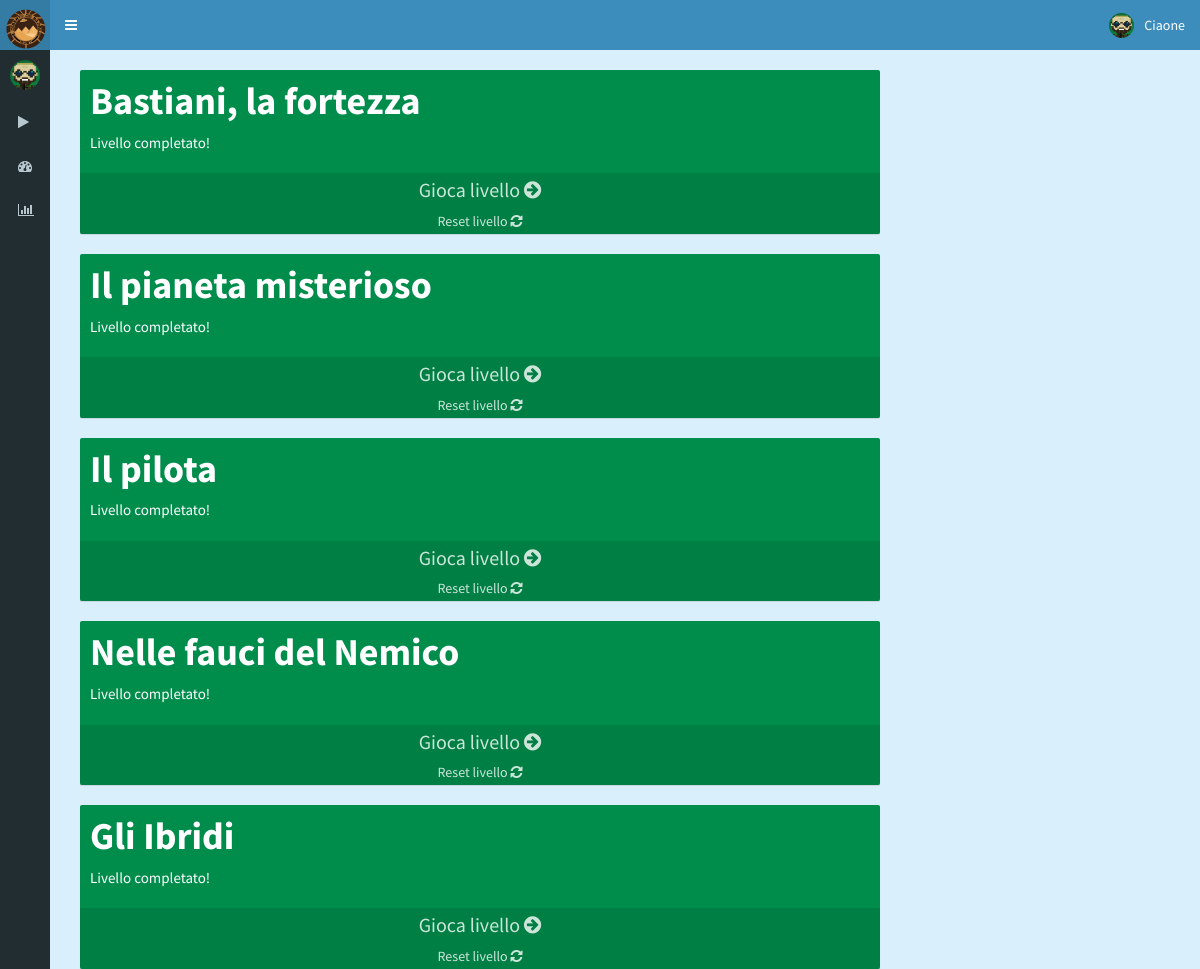
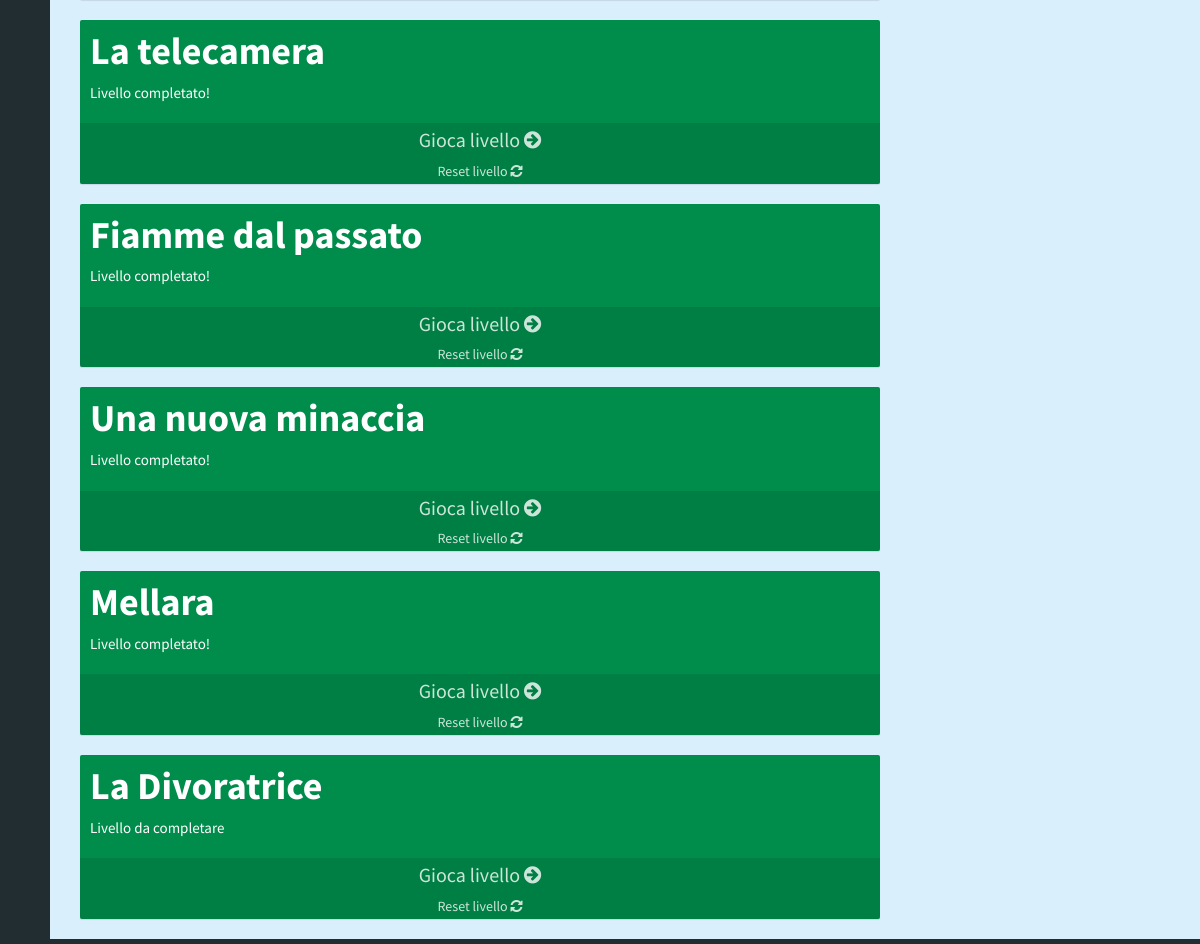
Page /SITO-PHP/dashboard.php (signed in) on the committed database (2 pictures, top to bottom).
### tables this page shows
CREATE TABLE IF NOT EXISTS `utente` (
  `email` varchar(250) NOT NULL,
  `password` varchar(250) NOT NULL,
  `tutorial` int(11) NOT NULL DEFAULT '0',
  `alias` varchar(100) NOT NULL
);

CREATE TABLE IF NOT EXISTS `livello` (
  `idlivello` int(11) NOT NULL,
  `numero` int(11) NOT NULL,
  `nome` varchar(250) NOT NULL,
  `json` text NOT NULL
);

### SITO-PHP/php/management/management_utente.php (called while the page is built, shortened)
<?php
function selectFrom_UTENTE_By_email($connection,$value){
	 $query="SELECT email, password, tutorial, alias FROM utente WHERE email=?";
 	$fields = [];
	if ($stmt = $connection->prepare($query)) {
		$stmt->bind_param( "s",$value);
		$stmt->execute();
		$stmt->bind_result($email, $password, $tutorial, $alias);
		while ($stmt->fetch()) {
			$fields["email"] = $email;
			$fields["password"] = $password;
			$fields["tutorial"] = $tutorial;
			$fields["alias"] = $alias;
		}
	}
	return $fields;
}
?>

### SITO-PHP/php/management/management_livello_eseguito.php (called while the page is built, shortened)
<?php
function selectFrom_LIVELLO_ESEGUITO_By_email($connection,$value){
	 $query="SELECT email, idlivello, file_virtuali_aggiornati, ondate, punteggio, missili_abbattuti, minacce_abbattute, missili_lanciati, missili_rimasti, torrette_salvate, morti FROM livello_eseguito WHERE email=?";
 	$fields = [];
	if ($stmt = $connection->prepare($query)) {
		$stmt->bind_param( "s",$value);
		$stmt->execute();
		$stmt->bind_result($email, $idlivello, $file_virtuali_aggiornati, $ondate, $punteggio, $missili_abbattuti, $minacce_abbattute, $missili_lanciati, $missili_rimasti, $torrette_salvate, $morti);
		$i = 0;
		while ($stmt->fetch()) {
			$fields[$i]["email"] = $email;
			$fields[$i]["idlivello"] = $idlivello;
			$fields[$i]["file_virtuali_aggiornati"] = $file_virtuali_aggiornati;
			$fields[$i]["ondate"] = $ondate;
			$fields[$i]["punteggio"] = $punteggio;
			$fields[$i]["missili_abbattuti"] = $missili_abbattuti;
			$fields[$i]["minacce_abbattute"] = $minacce_abbattute;
			$fields[$i]["missili_lanciati"] = $missili_lanciati;
			$fields[$i]["missili_rimasti"] = $missili_rimasti;
			$fields[$i]["torrette_salvate"] = $torrette_salvate;
			$fields[$i]["morti"] = $morti;
			$i = $i + 1;
		}
	}
	return $fields;
}
?>

### SITO-PHP/php/management/management_livello.php (called while the page is built, shortened)
<?php
function selectAllFrom_LIVELLO($connection){
	 $query="SELECT idlivello, numero, nome, json FROM livello ";
 	$fields = [];
	if ($stmt = $connection->prepare($query)) {
		$stmt->execute();
		$stmt->bind_result($idlivello, $numero, $nome, $json);
		$i = 0;
		while ($stmt->fetch()) {
			$fields[$i]["idlivello"] = $idlivello;
			$fields[$i]["numero"] = $numero;
			$fields[$i]["nome"] = $nome;
			$fields[$i]["json"] = $json;
			$i = $i + 1;
		}
	}
	return $fields;
}
?>

### SITO-PHP/dashboard.php (the view, shortened to what this page needs)
<!DOCTYPE html>
<html lang="en">
  <head>
    <link href="assets/css/bootstrap.min.css" rel="stylesheet">
    <link rel="stylesheet" href="https://cdnjs.cloudflare.com/ajax/libs/font-awesome/4.5.0/css/font-awesome.min.css">
    <link rel="stylesheet" href="https://cdnjs.cloudflare.com/ajax/libs/ionicons/2.0.1/css/ionicons.min.css">
    <link href="assets/css/ie10-viewport-bug-workaround.css" rel="stylesheet">
    <link rel="stylesheet" href="assets/css/AdminLTE.css">
    <link rel="stylesheet" href="assets/css/skins/skin-blue.css">
    <link rel="stylesheet" href="assets/datatables/dataTables.bootstrap.css">
    <link href="assets/css/style.css" rel="stylesheet">
  </head>
  <body class="hold-transition skin-blue sidebar-mini sidebar-collapse">
  <?php
    require "php/config.php";
    require "php/generic.php";
    require "php/management/management_livello_eseguito.php";
    require "php/management/management_livello.php";
    require "php/management/management_utente.php";
    $connection = connect($DB_HOST, $DB_USER, $DB_PASS, $DB_NAME, false);
    $informazioniLivelliEseguiti = selectFrom_LIVELLO_ESEGUITO_By_email($connection, $_SESSION["email"]);
    $informazioniLivelliEsistenti = selectAllFrom_LIVELLO($connection);
  ?>
  <div class="wrapper">
    <header class="main-header">
    <a href="#" class="logo">
      <span class="logo-mini">
        <img src="assets/img/DesertoBarbari.png">
      </span>
    </a>
    <nav class="navbar navbar-static-top">
      <a href="#" class="sidebar-toggle" data-toggle="offcanvas" role="button">
      </a>
      <div class="navbar-custom-menu">
        <ul class="nav navbar-nav">
          <li class="dropdown user user-menu">
            <a href="#" class="dropdown-toggle" data-toggle="dropdown">
              <img src="assets/img/avatar/Simeoni.png" class="user-image" alt="User Image">
              <span class="hidden-xs">
              <?php
                if(isset($_SESSION["email"])){
                  $utente = selectFrom_UTENTE_By_email($connection, $_SESSION["email"]);
                  echo $utente["alias"];
                }
              ?>
              </span>
            </a>
          </li>
        </ul>
      </div>
    </nav>
  </header>
  <aside class="main-sidebar">
    <section class="sidebar">
      <div class="user-panel">
        <div class="pull-left image">
          <img src="assets/img/avatar/Simeoni.png" class="img-circle" alt="User Image">
        </div>
      </div>
      <ul class="sidebar-menu">
        <li>
            <?php
              $livelloMax = 0;
              foreach($informazioniLivelliEseguiti as $chiave => $valore) {
                if($valore["idlivello"] > $livelloMax){
                  $livelloMax = $valore["idlivello"];
                }
              }
              echo '<a href="gioco.php?idlivello='.$livelloMax.'">';
            ?>
            <i class="fa fa-play"></i> <span>Gioca</span>
          </a>
        </li>
        <li>
          <a href="#">
            <i class="fa fa-dashboard"></i> <span>Livelli</span>
          </a>
        </li>
        <li>
          <a href="statistiche.php">
            <i class="fa fa-bar-chart"></i> <span>Statistiche</span>
          </a>
        </li>
        <li>
          <a href="classifica.php">
          </a>
        </li>
      </ul>
    </section>
  </aside>
  <div class="content-wrapper">
    <div class="row rigaDashboard">
      <?php
      foreach($informazioniLivelliEsistenti as $chiave => $valore) {
        $livelloDisponibile=false;
        $livelloSuccessivoDisponibile=false;
        foreach($informazioniLivelliEseguiti as $chiaveEseguito => $valoreEseguito) {
          if($valore["idlivello"]===$valoreEseguito["idlivello"])
            $livelloDisponibile=true;
          if(($valore["idlivello"]+1)===$valoreEseguito["idlivello"])
            $livelloSuccessivoDisponibile=true;
        }
        if($livelloDisponibile)
          echo '<div class="small-box box-dashboard bg-green-active">';
        else
          echo '<div class="small-box box-dashboard bg-green-active">';
      ?>
        <div class="inner">
          <h3><?php echo $valore["nome"] ?></h3>
          <p><?php
                if($livelloSuccessivoDisponibile)
                  echo "Livello completato!";
                else
                  if (!$livelloDisponibile)
                    echo "Livello non ancora sbloccato";
                  else
                    echo "Livello da completare";
          ?></p>
        </div>
      <?php
        if($livelloDisponibile){
          echo '<a href="gioco.php?idlivello='.$valore["idlivello"].'" class="small-box-footer" style="font-size: 20px;">Gioca livello <i class="fa fa-arrow-circle-right"></i></a>';
          echo '<a href="#" class="small-box-footer" data-toggle="modal" data-target="#modalResetCodice'.$valore["idlivello"].'">Reset livello <i class="fa fa-refresh"></i></a>';
        }
      ?>
      </div>
      <?php
      }
      ?>
    </div>
  </div>
</div>
  </body>
</html>

### SITO-PHP/assets/css/skins/skin-blue.css (style rules this page uses)
.skin-blue .main-header .navbar { background-color: #3c8dbc; }
.skin-blue .main-header .navbar .nav > li > a { color: #ffffff; }
.skin-blue .main-header .navbar .sidebar-toggle { color: #ffffff; }
.skin-blue .main-header .navbar .sidebar-toggle { color: #fff; }
.skin-blue .main-header .logo { background-color: #367fa9; color: #ffffff; border-bottom: 0 solid transparent; }
.skin-blue .wrapper, .skin-blue .main-sidebar, .skin-blue .left-side { background-color: #222d32; }
.skin-blue .sidebar-menu > li > a { border-left: 3px solid transparent; }
.skin-blue .sidebar a { color: #b8c7ce; }

### SITO-PHP/assets/css/style.css (style rules this page uses)
html { position: relative; min-height: 100%; font-family: 'Roboto'; font-size: 14px; }
.box-dashboard { max-width: 800px; margin-left: 30px; }
.rigaDashboard { margin-bottom: 5px; padding-top: 20px; margin-left: auto; margin-right: auto; }

### rows in the picture
utente: alias "Ciaone"
livello: nome "Bastiani, la fortezza", shows "Livello completato!"
livello: nome "Il pianeta misterioso", shows "Livello completato!"
livello: nome "Il pilota", shows "Livello completato!"
livello: nome "Nelle fauci del Nemico", shows "Livello completato!"
livello: nome "Gli Ibridi", shows "Livello completato!"
livello: nome "La telecamera", shows "Livello completato!"
livello: nome "Fiamme dal passato", shows "Livello completato!"
livello: nome "Una nuova minaccia", shows "Livello completato!"
livello: nome "Mellara", shows "Livello completato!"
livello: nome "La Divoratrice", shows "Livello da completare"
